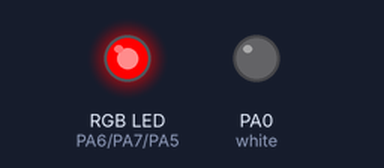
A program run on a simulated ATtiny84, built with avr-gcc and emulated at 2 MHz. Parts: an RGB LED mixed from three pins (HIGH = lit), output pins drawn as LEDs (lit = HIGH). Dim RGB values are drawn brighter than linear.

Above: at 0.05 s.
At 3.05 s:
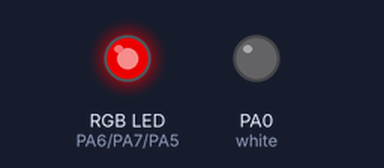
Timing chart, 0 to 7.1 s (numbered marks = the images above):
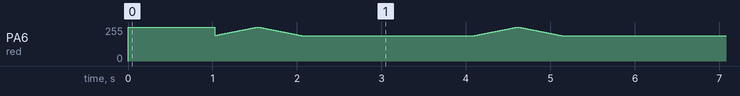

The program:

main.c
```c
#define F_CPU 2000000UL

#include <stdio.h>
#include <avr/io.h>
#include <avr/interrupt.h>
#include <util/delay.h>

#define green PA7
#define red PA6
#define blue PA5
#define white PA0


void initIO(void) {
    //Set fast PWM for timer 0
    TCCR0A |= ((1 << WGM01) | (1 << WGM00));
    TCCR1A |= ((1 << WGM01) | (1 << WGM00));

    // clear OC0A on compare match, set on BOTTOM (inverting)
    // 255 is fully off, 0 is fully on
    TCCR0A |= ((1 << COM0A1) | (1 << COM0A0));
    TCCR1A |= ((1 << COM0A1) | (1 << COM0A0));

    //Use clock directly, no prescaler
    TCCR0B |= ((0 << CS02) | (0 << CS01) | (1 << CS00));
    TCCR1B |= ((0 << CS02) | (0 << CS01) | (1 << CS00));

    //Initialize counter for timer 0
    TCNT0 = 0;
    TCNT1 = 0;

    //Set LED pins as output
    DDRA |= ((1 << green) | (1 << blue) | (1 << red) | (1 << white));
}

int main(void) {
	initIO();

	while (1) {
        // fade green up
        for (int i = 0; i < 256; i++)
        {
            OCR1B = (255-i);
            _delay_ms(2);
        }
        // fade green down
        for (int j = 255; j >= 0; j--)
        {
            OCR1B = (255-j);
            _delay_ms(2);
        }


        //fade blue up
        for (int i = 0; i < 256; i++)
        {
            OCR1A = (255-i);
            _delay_ms(2);
        }
        // fade blue down
        for (int j = 255; j >= 0; j--)
        {
            OCR1A = (255-j);
            _delay_ms(2);
        }

        //fade red up
        for (int i = 0; i < 256; i++)
        {
            OCR0B = (255-i);
            _delay_ms(2);
        }
        // fade red down
        for (int j = 255; j >= 0; j--)
        {
            OCR0B = (255-j);
            _delay_ms(2);
        }

	}
	return 0; // never reached
}
```
